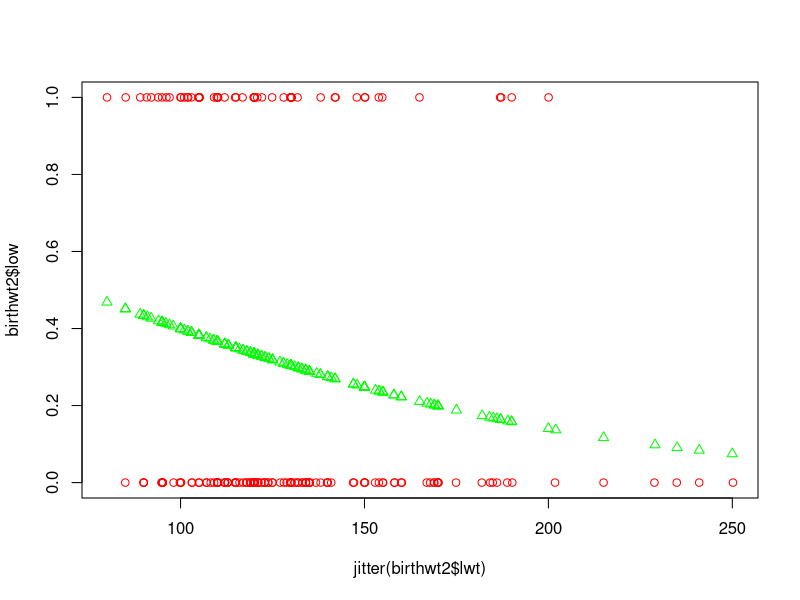

Here is the R script that generated this plot:
# Lab 3 answers

# Load the esoph inbuilt data set
data(esoph)
?esoph

# Use the colnames function to give it some more helpful column names
colnames(esoph) <- c('Age', 'Alcohol', 'Tobacco', 'NoCases', 'NoControls')

# Three different ways of accessing the number of cases in the 15th record.
esoph$NoCases[15]
esoph[15, 4]
esoph[15, 'NoCases']

# Create a new variable total observations
esoph$TotalObs <- esoph$NoCases + esoph$NoControls

# Create a new data frame which contains only the number of cases and the number of controls columns
esoph2 <- esoph[, 4:5]
esoph2
# Use sapply to calculate the mean, standard deviation and IQR for this new data frame
sapply(esoph2, 'mean')
sapply(esoph2, 'sd')
sapply(esoph2, 'IQR')

# Using subset
esophLowAlc <- subset(esoph, Alcohol=='0-39g/day')
esophHighAlc <- subset(esoph, Alcohol=='120+')
mean(esophLowAlc$NoCases)
mean(esophHighAlc$NoCases)

# Take a new block of text from an Irish Times article and run the findwords function on it.
# Not shown

# Re-create the plot in slide 26 but this time with mother's weight (lwt) instead of age
library(MASS)
data(birthwt)
birthwt2 <- birthwt[,-c(4,10)]

# Plot of low birthwt against lwt
mod <- glm(birthwt2$low ~ birthwt2$lwt, family = binomial)$coef
plot(jitter(birthwt2$lwt),birthwt2$low, col = "red")
points(birthwt2$lwt, 1 / (1 + exp(-(mod[1] + mod[2] * birthwt2$lwt))), pch = 2, col = "green")
